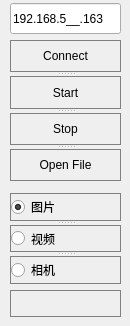
    <widget class="QWidget" name="tab_3">
     <attribute name="title">
      <string>操作</string>
     </attribute>
     <widget class="QLineEdit" name="lineEdit">
      <property name="geometry">
       <rect>
        <x>10</x>
        <y>3</y>
        <width>111</width>
        <height>31</height>
       </rect>
      </property>
      <property name="styleSheet">
       <string notr="true"/>
      </property>
      <property name="inputMask">
       <string>000.000.000.000;_</string>
      </property>
      <property name="text">
       <string>192.168.5.163</string>
      </property>
      <property name="frame">
       <bool>true</bool>
      </property>
     </widget>
     <widget class="QSplitter" name="splitter">
      <property name="geometry">
       <rect>
        <x>10</x>
        <y>193</y>
        <width>111</width>
        <height>91</height>
       </rect>
      </property>
      <property name="orientation">
       <enum>Qt::Vertical</enum>
      </property>
      <widget class="QRadioButton" name="image">
       <property name="styleSheet">
        <string notr="true">border:1px solid gray</string>
       </property>
       <property name="text">
        <string>图片</string>
       </property>
       <property name="checked">
        <bool>true</bool>
       </property>
      </widget>
      <widget class="QRadioButton" name="video">
       <property name="styleSheet">
        <string notr="true">border:1px solid gray</string>
       </property>
       <property name="text">
        <string>视频</string>
       </property>
      </widget>
      <widget class="QRadioButton" name="camera">
       <property name="styleSheet">
        <string notr="true">border:1px solid gray</string>
       </property>
       <property name="text">
        <string>相机</string>
       </property>
      </widget>
     </widget>
     <widget class="QLabel" name="spend_time">
      <property name="geometry">
       <rect>
        <x>10</x>
        <y>290</y>
        <width>111</width>
        <height>27</height>
       </rect>
      </property>
      <property name="styleSheet">
       <string notr="true">border:1px solid gray</string>
      </property>
      <property name="text">
       <string/>
      </property>
     </widget>
     <widget class="QSplitter" name="splitter_2">
      <property name="geometry">
       <rect>
        <x>10</x>
        <y>40</y>
        <width>111</width>
        <height>141</height>
       </rect>
      </property>
      <property name="orientation">
       <enum>Qt::Vertical</enum>
      </property>
      <widget class="QPushButton" name="connect">
       <property name="styleSheet">
        <string notr="true">border:1px solid gray</string>
       </property>
       <property name="text">
        <string>Connect</string>
       </property>
      </widget>
      <widget class="QPushButton" name="start">
       <property name="styleSheet">
        <string notr="true">border:1px solid gray</string>
       </property>
       <property name="text">
        <string>Start</string>
       </property>
      </widget>
      <widget class="QPushButton" name="stop">
       <property name="styleSheet">
        <string notr="true">border:1px solid gray</string>
       </property>
       <property name="text">
        <string>Stop</string>
       </property>
      </widget>
      <widget class="QPushButton" name="open">
       <property name="sizePolicy">
        <sizepolicy hsizetype="Minimum" vsizetype="Fixed">
         <horstretch>0</horstretch>
         <verstretch>0</verstretch>
        </sizepolicy>
       </property>
       <property name="styleSheet">
        <string notr="true">border:1px solid gray</string>
       </property>
       <property name="text">
        <string>Open File</string>
       </property>
      </widget>
     </widget>
    </widget>
